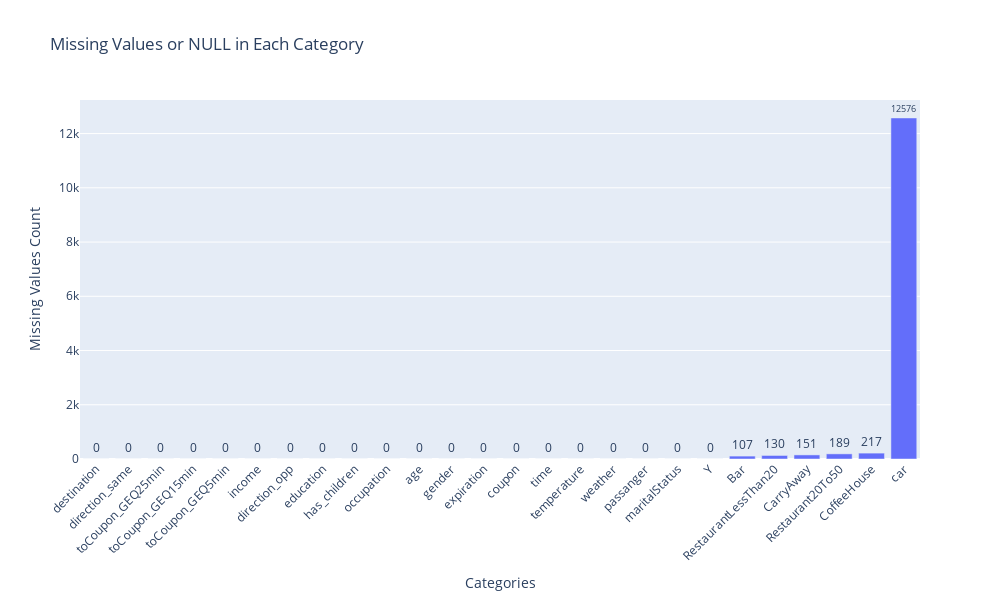

Notebook code cell kept with this figure:
### Markdown cell above
2. Investigate the dataset for missing or problematic data.

### Code cell
# Count nulls AND create dataframe
counts = data.isnull().sum().sort_values()
missing_df = pd.DataFrame({'Category': counts.index, 'Missing Count': counts.values})

# Create bar chart
fig = px.bar(
    missing_df, 
    x='Category', 
    y='Missing Count', 
    text='Missing Count', 
    title="Missing Values or NULL in Each Category"
)

fig.update_traces(textposition='outside')
fig.update_layout(
    xaxis_tickangle=-45,  # Rotate x-axis labels
    yaxis_title="Missing Values Count",
    xaxis_title="Categories",
    height=600, width=1000
)

fig.show()

### Figure 1 — Plotly figure (JSON) as saved in the notebook; plotly's stock layout.template omitted (floating-point values rounded to 4 significant figures)
{"data": [{"alignmentgroup": "True", "hovertemplate": "Category=%{x}<br>Missing Count=%{text}<extra></extra>", "legendgroup": "", "marker": {"color": "#636efa", "pattern": {"shape": ""}}, "name": "", "offsetgroup": "", "orientation": "v", "showlegend": false, "text": [0, 0, 0, 0, 0, 0, 0, 0, 0, 0, 0, 0, 0, 0, 0, 0, 0, 0, 0, 0, 107, 130, 151, 189, 217, 12576], "textposition": "outside", "type": "bar", "x": ["destination", "direction_same", "toCoupon_GEQ25min", "toCoupon_GEQ15min", "toCoupon_GEQ5min", "income", "direction_opp", "education", "has_children", "occupation", "age", "gender", "expiration", "coupon", "time", "temperature", "weather", "passanger", "maritalStatus", "Y", "Bar", "RestaurantLessThan20", "CarryAway", "Restaurant20To50", "CoffeeHouse", "car"], "xaxis": "x", "y": [0, 0, 0, 0, 0, 0, 0, 0, 0, 0, 0, 0, 0, 0, 0, 0, 0, 0, 0, 0, 107, 130, 151, 189, 217, 12576], "yaxis": "y"}], "layout": {"barmode": "relative", "height": 600, "legend": {"tracegroupgap": 0}, "title": {"text": "Missing Values or NULL in Each Category"}, "width": 1000, "xaxis": {"anchor": "y", "domain": [0, 1], "tickangle": -45, "title": {"text": "Categories"}}, "yaxis": {"anchor": "x", "domain": [0, 1], "title": {"text": "Missing Values Count"}}}}
